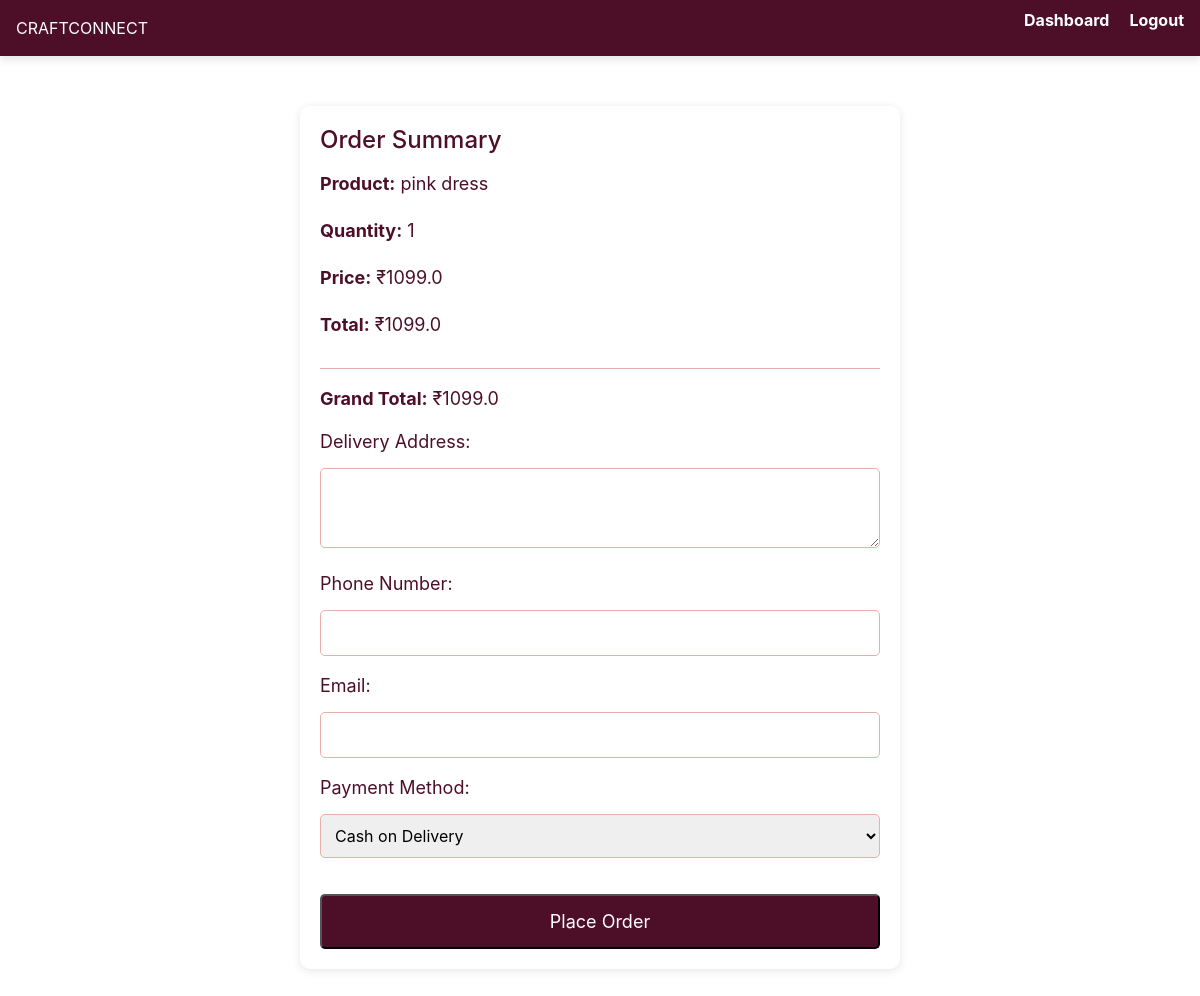
/checkout (signed in), run on the app's committed database.
### tables this page shows
CREATE TABLE cart (
            id INTEGER PRIMARY KEY AUTOINCREMENT,
            user_id INTEGER NOT NULL,
            product_id INTEGER NOT NULL,
            quantity INTEGER NOT NULL DEFAULT 1,
            FOREIGN KEY (user_id) REFERENCES users (id),
            FOREIGN KEY (product_id) REFERENCES products (id)
        );

CREATE TABLE products (
            id INTEGER PRIMARY KEY AUTOINCREMENT,
            name TEXT NOT NULL,
            description TEXT NOT NULL,
            price REAL NOT NULL,
            image TEXT NOT NULL,
            manufacturer_id INTEGER, approved INTEGER DEFAULT 0, category TEXT, stock_limit INTEGER DEFAULT NULL, size_chart TEXT,
            FOREIGN KEY (manufacturer_id) REFERENCES users (id)
        );

### app.py (the view)
@app.route('/checkout', methods=["GET", "POST"])
def checkout():
    if "user_id" not in session:
        flash("You must be logged in to checkout.", "danger")
        return redirect(url_for("login"))
    user_id = session["user_id"]
    conn = sqlite3.connect("craftconnect.db")
    cursor = conn.cursor()
    cursor.execute("""
        SELECT products.id, products.name, products.price, cart.quantity
        FROM cart
        JOIN products ON cart.product_id = products.id
        WHERE cart.user_id=?
    """, (user_id,))
    cart_items = cursor.fetchall()
    conn.close()
    grand_total = sum(item[2] * item[3] for item in cart_items)
    return render_template("checkout.html", cart_items=cart_items, grand_total=grand_total)

### templates/checkout.html (shortened to what this page needs)
<!DOCTYPE html>
<html lang="en">
<head>
    <link rel="stylesheet" href="{{ url_for('static', filename='css/styles.css') }}">
    <link rel="stylesheet" href="https://stackpath.bootstrapcdn.com/bootstrap/4.5.2/css/bootstrap.min.css">
</head>
<body>
    <nav class="navbar">
        <div class="logo">CRAFTCONNECT</div>
        <ul class="nav-links">
            <li><a href="{{ url_for('customer_dashboard') }}">Dashboard</a></li>
            <li><a href="{{ url_for('logout') }}">Logout</a></li>
        </ul>
    </nav>
    <section class="checkout">
        <form action="{{ url_for('place_order') }}" method="POST">
            <div class="order-summary">
                <h3>Order Summary</h3>
                <ul>
                    {% for item in cart_items %}
                    <li class="order-item">
                        <div class="item-details">
                            <p><strong>Product:</strong> {{ item[1] }}</p>
                            <p><strong>Quantity:</strong> {{ item[3] }}</p>
                            <p><strong>Price:</strong> ₹{{ item[2] }}</p>
                            <p><strong>Total:</strong> ₹{{ item[2] * item[3] }}</p>
                        </div>
                    </li>
                    {% endfor %}
                </ul>
                <p><strong>Grand Total:</strong> ₹{{ grand_total }}</p>
            </div>
            <div class="form-group">
                <label for="address">Delivery Address:</label>
                <textarea name="address" required></textarea>
            </div>
            <div class="form-group">
                <label for="phone">Phone Number:</label>
                <input type="text" name="phone" required>
            </div>
            <div class="form-group">
                <label for="email">Email:</label>
                <input type="email" name="email" required>
            </div>
            <div class="form-group">
                <label for="payment_status">Payment Method:</label>
                <select name="payment_status" required>
                    <option value="COD" selected>Cash on Delivery</option>
                </select>
            </div>
            <button type="submit" class="button">Place Order</button>
        </form>
    </section>
</body>
</html>

### static/css/styles.css (style rules this page uses)
body { margin: 0; padding: 0; overflow-x: hidden; font-family: Arial, sans-serif; background: white; color: #4D0F28; min-height: 100vh; box-sizing: border-box; width:100%; max-width: 100%; }
.navbar { display: flex; justify-content: space-between; align-items: center; padding: 15px 30px; background: #4D0F28; color: white; box-shadow: 0px 4px 8px rgba(0, 0, 0, 0.1); max-width: 100%; flex-wrap: wrap; }
.nav-links { list-style: none; display: flex; gap: 20px; }
.nav-links a { text-decoration: none; color: white; font-size: 16px; font-weight: bold; transition: color 0.3s ease; }
.button { display: inline-block; margin-top: 20px; padding: 12px 20px; font-size: 18px; background: #4D0F28; color: white; text-decoration: none; border-radius: 5px; transition: 0.3s ease; }
* { outline: none; box-sizing: border-box; max-width: 100vw; }
input, button { width: 100%; padding: 10px; margin-top: 5px; }
.checkout { padding: 50px; background-color: white; color:#333; }
.checkout form { max-width: 600px; margin: 0 auto; background-color: white; padding: 20px; border-radius: 10px; box-shadow: 0 2px 10px rgba(0, 0, 0, 0.1); }
.order-summary h3 { font-size: 24px; color: #4D0F28; margin-bottom: 15px; }
.order-summary ul { list-style-type: none; padding: 0; }
.order-summary li { margin-bottom: 15px; border-bottom: 1px solid #E6B0AA; padding-bottom: 10px; }
.order-summary li p { margin: 0; padding-bottom: 20px; }
.order-summary p { font-size: 18px; color: #4D0F28; }
.form-group label { font-size: 18px; color: #4D0F28; }
.form-group textarea, .form-group input, .form-group select { width: 100%; padding: 10px; border: 1px solid #E6B0AA; border-radius: 5px; margin-top: 5px; }
.form-group textarea { height: 80px; }

### data on the page
cart: name "pink dress", quantity "1", price "1099.0", item[2]*item[3] "1099.0"

### other printed values
{{ grand_total }} "1099.0"
